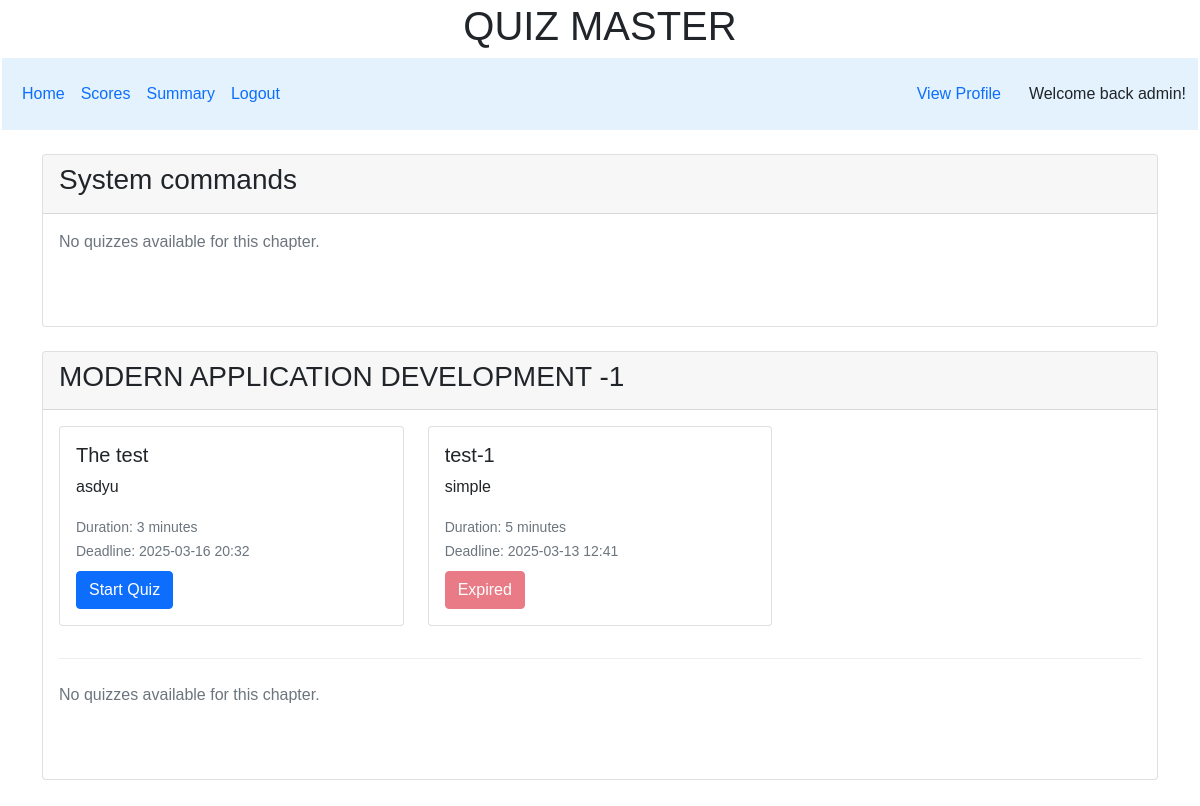
Page /user/1 on the committed database.
### controllers/model.py (models this page shows)
class User_Info(db.Model):
    __tablename__ = 'user_info'
    id = db.Column(db.Integer, primary_key=True)
    email = db.Column(db.String(120), unique=True, nullable=False)
    password = db.Column(db.String, nullable=False)
    role = db.Column(db.Integer, default=1)
    fullname = db.Column(db.String(120), nullable=False)
    qualification = db.Column(db.String, nullable=False)
    dob = db.Column(db.Date, nullable=False)
    quiz = db.relationship('QuizResult',cascade='all, delete', backref=db.backref('User_info_ref', lazy='select'), lazy=True)

class Subject(db.Model):
    __tablename__ = 'subject'
    id = db.Column(db.Integer, primary_key=True)
    subject = db.Column(db.String, nullable=False)
    description = db.Column(db.String, nullable=True)
    chapters = db.relationship('Chapter', backref=db.backref('subject_ref', lazy='select'), lazy=True)

class Chapter(db.Model):
    __tablename__ = 'chapter'
    id = db.Column(db.Integer, primary_key=True)
    subject_id = db.Column(db.Integer, db.ForeignKey('subject.id'), nullable=False)
    chapter = db.Column(db.String, nullable=False)
    description = db.Column(db.String, nullable=True)
    quizzes = db.relationship('Quiz', backref=db.backref('chapter_ref', lazy='select'), lazy='select')
    content = db.relationship('content', backref=db.backref('chapter_ref', lazy='select'), lazy='select')

class Quiz(db.Model):
    __tablename__ = 'Quiz'
    id = db.Column(db.Integer, primary_key=True)
    chapter_id = db.Column(db.Integer, db.ForeignKey('chapter.id'), nullable=False)
    title = db.Column(db.String, nullable=False)
    description= db.Column(db.String, nullable=True)
    deadline = db.Column(db.DateTime, nullable=False)
    totalNoQues = db.Column(db.Integer, default=0)
    totalMarks = db.Column(db.Integer, default=0)
    passingMarks = db.Column(db.Integer, default=0)
    duration = db.Column(db.Integer, nullable=True)
    questions = db.relationship('Question', back_populates='quiz',cascade="all, delete-orphan")
    def is_attempt(self,user_id):
        return QuizResult.query.filter_by(
            user_id=user_id,
            quiz_id=self.id
        ).first() is not None

### controllers/controller.py (the view)
@app.route("/user/<id>")
def user_interface(id):
    subjects = get_subjects()
    chapters = get_chapters()
    user_info = User_Info.query.filter_by(id=id).first()
    name = user_info.fullname
    quiz_results = {}
    for chapter in chapters:
        for quiz in chapter.quizzes:
            result = QuizResult.query.filter_by(user_id=user_info.id, quiz_id=quiz.id).first()
            quiz_results[quiz.id] = result.id if result else None
    session["quiz_results"] = quiz_results
    return render_template("user_interface.html",id=id, subjects=subjects,chapters=chapters,now=datetime.now(),user_info = user_info,quiz_results=quiz_results,name=name)

### controllers/controller.py (called while the page is built)
def get_subjects():
    allsubject = Subject.query.all()
    return allsubject

def get_chapters():
    allchapter = Chapter.query.all()
    return allchapter

### templates/user_interface.html
{% extends 'user_layout.html' %}
{% block content %}
<div class="container mt-4">
    {% for subject in subjects %}
    <div class="card mb-4">
        <div class="card-header">
            <h3>{{ subject.subject }}</h3>
        </div>
        <div class="card-body">
            {% for chapter in subject.chapters %}
            <div class="chapter-section mb-4">
                {% if chapter.quizzes %}
                <div class="row">
                    {% for quiz in chapter.quizzes %}
                    <div class="col-md-4 mb-3">
                        <div class="card">
                            <div class="card-body">
                                <h5 class="card-title">{{ quiz.title }}</h5>
                                <p class="card-text">{{ quiz.description }}</p>
                                <div class="quiz-info mb-2">
                                    <small class="text-muted">
                                        Duration: {{ quiz.duration }} minutes<br>
                                        Deadline: {{ quiz.deadline.strftime('%Y-%m-%d %H:%M') }}
                                    </small>
                                </div>
                                {% if quiz.deadline %}
                                    {% if quiz.deadline > now %}
                                        {% if not quiz.is_attempt(user_info.id) %}
                                            <a href="{{ url_for('start_quiz', quiz_id=quiz.id) }}"
                                            class="btn btn-primary">Start Quiz</a>
                                        {% else %}
                                            <button class="btn btn-secondary" disabled>Already Attempted</button>
                                            <a href="{{ url_for('quiz_result', result_id=quiz_results[quiz.id]) }}" class="btn btn-info mt-2">Review Quiz</a>
                                        {% endif %}
                                    {% else %}
                                        <button class="btn btn-danger" disabled>Expired</button>
                                    {% endif %}
                                {% else %}
                                    <a href="{{ url_for('start_quiz', quiz_id=quiz.id) }}"
                                    class="btn btn-primary">Start Quiz</a>
                                {% endif %}
                            </div>
                        </div>
                    </div>
                    {% endfor %}
                </div>
                {% else %}
                <p class="text-muted">No quizzes available for this chapter.</p>
                {% endif %}
            </div>
            {% endfor %}
        </div>
    </div>
    {% endfor %}
</div>
{% endblock %}

### templates/user_layout.html (shortened to what this page needs)
<!DOCTYPE html>
<html>
    <head>
    <link rel="stylesheet" href="/static/style.css">
    <link href="https://cdn.jsdelivr.net/npm/bootstrap@5.0.2/dist/css/bootstrap.min.css" rel="stylesheet">
    <link href='https://unpkg.com/boxicons@2.1.4/css/boxicons.min.css' rel='stylesheet'>
</head>
<body>
   <div class="my_container">
    <div class="center"><h1>QUIZ MASTER</h1></div>
    <div class="my_panel">
        <nav class="navbar navbar-expand-lg bg-body-tertiary" style="background-color: #e3f2fd;">
        <div class="container-fluid">
          <div class="collapse navbar-collapse" id="navbarText">
            <ul class="navbar-nav me-auto mb-2 mb-lg-0">
              <li class="nav-item">
                <a class="nav-link active" aria-current="page" href="{{ url_for('user_interface', id=user_info.id) }}">Home</a>
              </li>
              <li class="nav-item">
                <a class="nav-link" href="{{ url_for('scores', user_id=session.get('user_id')) }}">Scores</a>
              </li>
              <li class="nav-item">
                <a class="nav-link" href="{{ url_for('summary', user_id=session.get('user_id')) }}">Summary</a>
              </li>
              <li class="nav-item">
                <a class="nav-link" href="{{ url_for('logout') }}">Logout</a>
              </li>
            </ul>
            <nav class="navbar bg-body-tertiary">
                <div class="container-fluid">
                    <a class="nav-link" href="{{ url_for('view_profile', user_id=session.get('user_id')) }}">View Profile</a>
                </div>
              </nav>
              <span class="navbar-text">
                Welcome back {{ name }}!
              </span>
            </div>
          </div>
        </nav>
              {% block content %}
              {% endblock %}
            </div>
          </div>
          </body>
          </html>

### static/style.css (style rules this page uses)
* { margin: 0px; padding: 0px; box-sizing: border-box; font-family: Arial, Helvetica, sans-serif; }
.my_container { border: 2px solid white }
.center { text-align: center; margin: auto; }
.chapter-section { border-bottom: 1px solid #eee; padding-bottom: 1rem; }
.chapter-section:last-child { border-bottom: none; }

### rows in the picture
User_Info: fullname "admin"
Subject: subject "System commands"
Chapter: shows "No quizzes available for this chapter."
Subject: subject "MODERN APPLICATION DEVELOPMENT -1"
Quiz: title "The test", description "asdyu", duration "3", deadline "2025-03-16 20:32"
Quiz: title "test-1", description "simple", duration "5", deadline "2025-03-13 12:41", shows "Expired"
Chapter: shows "No quizzes available for this chapter."
